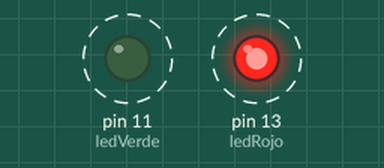
Recording of a sketch running on a simulated Arduino Uno, built with avr-gcc and run on an emulated ATmega328P. On the bench: output pins drawn as LEDs (lit = HIGH). Dashed ring = blinking.

Above: at 0.5 s.
Timing chart, 0 to 4.6 s (numbered marks = the images above):
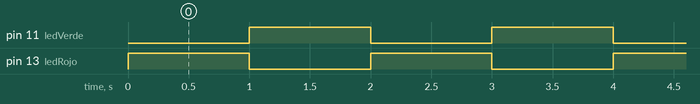

Measured:
- by itself, pin 11 (ledVerde), pin 13 (ledRojo): alternates HIGH for 1.0 s and LOW for 1.0 s

The sketch:

01-hola-mundo-mejora3.ino
```cpp
// Parpadeo alterno: el LED rojo y el verde se encienden por turnos

const int ledRojo = 13;   // LED rojo conectado al pin 13
const int ledVerde = 11;  // LED verde conectado al pin 11

void setup() {
  pinMode(ledRojo, OUTPUT);   // el pin del LED rojo es una salida
  pinMode(ledVerde, OUTPUT);  // el pin del LED verde es una salida
}

void loop() {
  digitalWrite(ledRojo, HIGH);  // enciende el rojo
  digitalWrite(ledVerde, LOW);  // apaga el verde
  delay(1000);                  // espera 1 segundo
  digitalWrite(ledRojo, LOW);   // apaga el rojo
  digitalWrite(ledVerde, HIGH); // enciende el verde
  delay(1000);                  // espera 1 segundo
}
```
